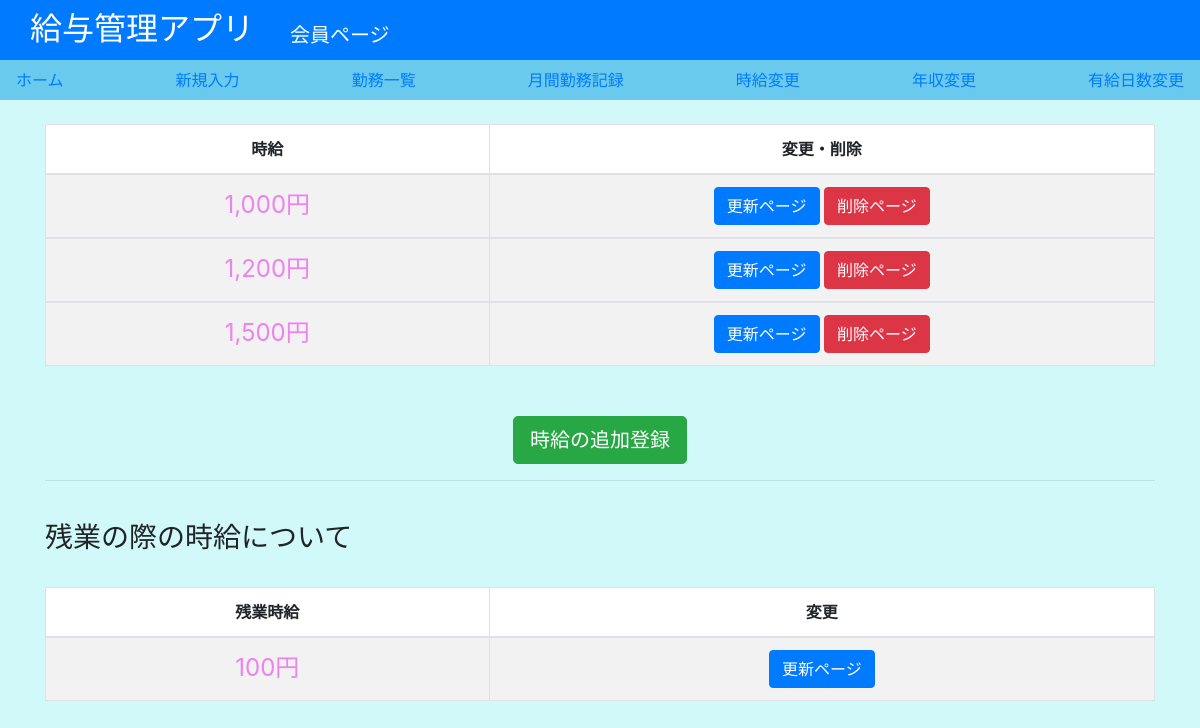
The app's page /listwage/ (signed in), older data.
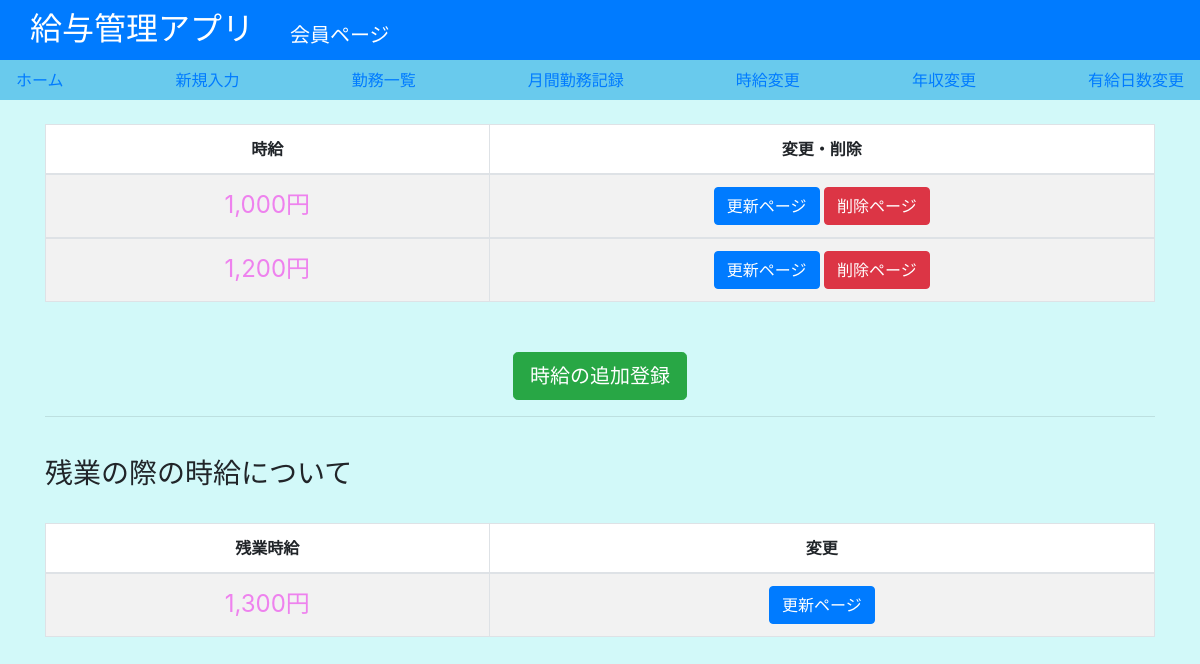
The same page, newer data.
### salary/models.py (models this page shows, shortened)
class Wage(models.Model):
    class Meta:
        verbose_name ="時給"
    name = models.PositiveIntegerField(default=1000,verbose_name ="時給")
    user = models.ForeignKey(get_user_model(), verbose_name='ログインユーザー', on_delete=models.CASCADE)

### salary/views.py (the view)
# urls.py: path("listwage/", views.wagelist, name="wage_list"),
def wagelist(request):
    wage=Wage.objects.filter(user_id=request.user.id)
    zangyo=Zangyo.objects.get(user_id=request.user.id).name
    return render(request, 'salary/wage_list.html', {"wage":wage,"zangyo":zangyo})

### salary/templates/salary/wage_list.html
{% extends "salary/base2.html" %}
{% load humanize %}
{% block main %}
<table style="background-color: white;" id=wage_list width="100%" class="table table-striped table-bordered table-hover">
    <thead>
        <tr>
            <th class="center">時給</th>
            <th class="center">変更・削除</th>
        </tr>
    </thead>
    {% for wage in wage %}
    <tbody>
        <tr>
            <td  class="center" width="100"><span class="important">{{ wage.name|intcomma }}円</span></td>
            <td class="center" width="150">
                <a class="btn btn-primary" href="{% url 'wage_update' wage.id %}" role="button">更新ページ</a>
                <a class="btn btn-danger" href="{% url 'wage_delete' wage.id %}" role="button">削除ページ</a>
            </td>
        </tr>
    </tbody>
{% empty %}
    <h1 class="center">コンテンツがありません。</h1>
{% endfor %}
</table>
<h3 class="center2"><a class="btn btn-success btn-lg" href="{% url 'wage_create' %}" role="button">時給の追加登録</a></h3>
<hr><br>
<h3>残業の際の時給について</h3><br>
<table style="background-color: white;" id=zangyo_wage_list width="70%" class="table table-striped table-bordered table-hover">
    <thead>
        <tr>
            <th class="center">残業時給</th>
            <th class="center">変更</th>
        </tr>
    </thead>
    <tbody>
        <tr>
            <td  class="center" width="100"><span class="important">{{ zangyo|intcomma }}円</span></td>
            <td class="center" width="150">
                <a class="btn btn-primary" href="{% url 'zangyo_update' %}" role="button">更新ページ</a>
            </td>
        </tr>
    </tbody>
</table>
{% endblock %}

### salary/templates/salary/base2.html (shortened to what this page needs)
{% load static %}
<!doctype HTML>
<html>
    <head>
        <link rel="stylesheet" href="https://maxcdn.bootstrapcdn.com/bootstrap/4.0.0/css/bootstrap.min.css">
        <link rel="stylesheet" href="{% static 'main.css' %}">
    </head>
    <body style=" background-color: rgb(210, 249, 249);">
        <nav style="display:flex;" class="navbar2 navbar-expand-lg navbar-dark bg-primary">
            <a class="text navbar-brand" style="margin-left: 30px;" href="{% url 'top' 1 %}">給与管理アプリ</a>
            <a class="navbar-brand" style="margin-top: 15px; margin-left: 20px;" href="{% url 'index' %}">会員ページ</a>
        </nav>
        {% include "salary/navi.html" %}
        <div class="container mt-4">
            {% block main %}{% endblock %}
        </div>
    </body>
</html>

### salary/templates/salary/navi.html
{% load static %}
<div class="navbar">
    <a href="{% url 'top' 1 %}">ホーム</a>
    <a href="{% url 'create' %}">新規入力</a>
    <a href="{% url 'list' %}">勤務一覧</a>
    <a href="{% url 'data' %}">月間勤務記録</a>
    <a href="{% url 'wage_list' %}">時給変更</a>
    <a href="{% url 'yearwage_list' %}">年収変更</a>
    <a href="{% url 'yukyu_update' %}">有給日数変更</a>
</div>

### salary/static/main.css (style rules this page uses)
.navbar { background: rgb(105, 202, 237); height: 40px; }
.navbar2 { height: 60px; }
.text { font-size: 200%; }
.center { text-align: center; }
.center2 { text-align: center; margin-top: 50px; }
span { display: block; color: violet; font-size: 150%; }

Row changes from the older to the newer data that the page shows:
removed Wage: name "1,500"
Text that changed along with them:
{{ zangyo|intcomma }}: "100" → "1,300"
